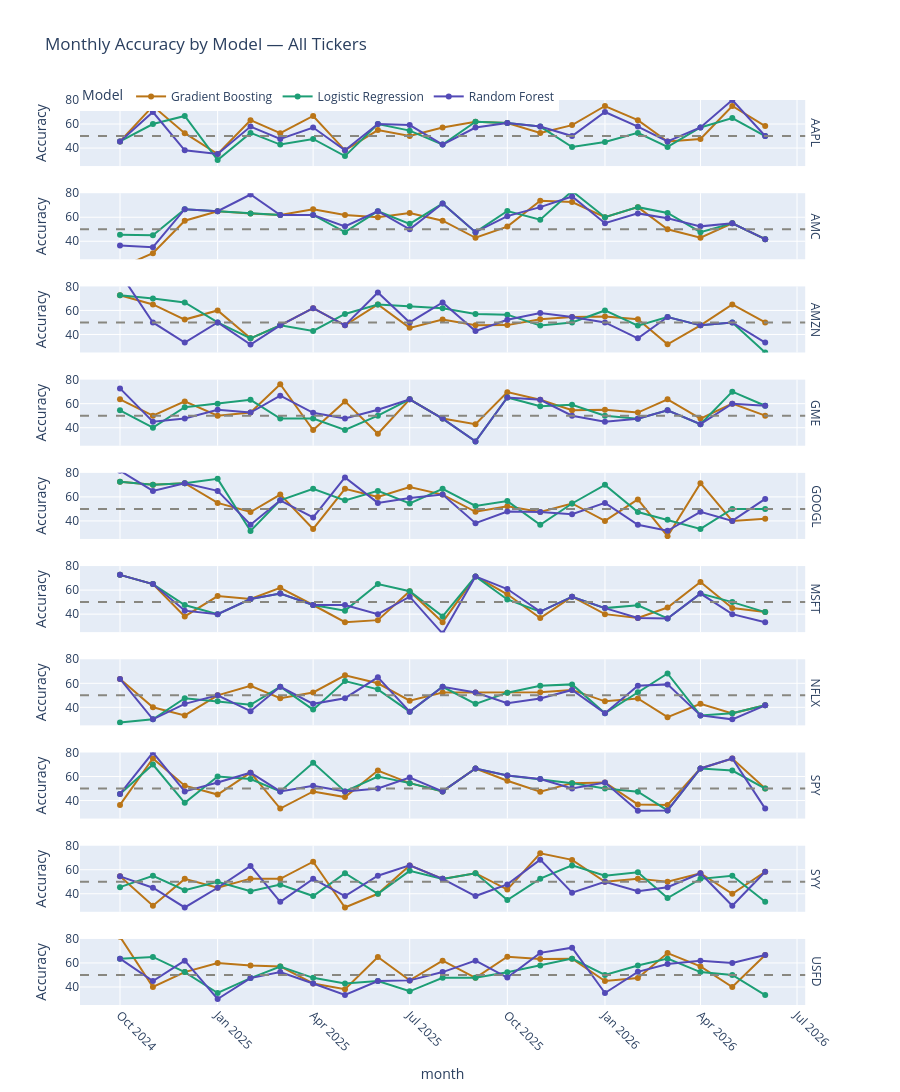

Here is the notebook cell this chart was saved with:
### Markdown cell above
### 3d. Monthly Accuracy — All Tickers

### Code cell
monthly_all = (
    df.groupby(["ticker", "month", "model"])["correct"]
    .mean()
    .mul(100)
    .round(1)
    .reset_index()
    .rename(columns={"correct": "Accuracy", "model": "Model", "ticker": "Ticker"})
)
monthly_all["Model"] = monthly_all["Model"].map(MODEL_LABELS)

fig = px.line(
    monthly_all, x="month", y="Accuracy",
    color="Model", facet_row="Ticker",
    color_discrete_map={MODEL_LABELS[k]: v for k,v in MODEL_COLORS.items()},
    title="Monthly Accuracy by Model — All Tickers",
    markers=True, height=300 * len(TICKERS)
)
fig.add_hline(y=50, line_dash="dash", line_color="#888780")
fig.update_layout(hovermode="x unified", legend=dict(orientation="h", y=1.02))
fig.update_xaxes(tickangle=45)
fig.update_yaxes(range=[25, 80])
fig.for_each_annotation(lambda a: a.update(text=a.text.split("=")[-1]))
fig.show()

### Figure 1 — Plotly figure (JSON) as saved in the notebook; plotly's stock layout.template omitted (floating-point values rounded to 4 significant figures)
{"data": [{"hovertemplate": "Model=Gradient Boosting<br>Ticker=AAPL<br>month=%{x}<br>Accuracy=%{y}<extra></extra>", "legendgroup": "Gradient Boosting", "line": {"color": "#BA7517", "dash": "solid"}, "marker": {"symbol": "circle"}, "mode": "lines+markers", "name": "Gradient Boosting", "orientation": "v", "showlegend": true, "type": "scatter", "x": ["2024-10", "2024-11", "2024-12", "2025-01", "2025-02", "2025-03", "2025-04", "2025-05", "2025-06", "2025-07", "2025-08", "2025-09", "2025-10", "2025-11", "2025-12", "2026-01", "2026-02", "2026-03", "2026-04", "2026-05", "2026-06"], "xaxis": "x10", "y": [45.5, 75.0, 52.4, 35.0, 63.2, 52.4, 66.7, 38.1, 55.0, 50.0, 57.1, 61.9, 60.9, 52.6, 59.1, 75.0, 63.2, 45.5, 47.6, 75.0, 58.3], "yaxis": "y10"}, {"hovertemplate": "Model=Gradient Boosting<br>Ticker=AMC<br>month=%{x}<br>Accuracy=%{y}<extra></extra>", "legendgroup": "Gradient Boosting", "line": {"color": "#BA7517", "dash": "solid"}, "marker": {"symbol": "circle"}, "mode": "lines+markers", "name": "Gradient Boosting", "orientation": "v", "showlegend": false, "type": "scatter", "x": ["2024-10", "2024-11", "2024-12", "2025-01", "2025-02", "2025-03", "2025-04", "2025-05", "2025-06", "2025-07", "2025-08", "2025-09", "2025-10", "2025-11", "2025-12", "2026-01", "2026-02", "2026-03", "2026-04", "2026-05", "2026-06"], "xaxis": "x9", "y": [18.2, 30.0, 57.1, 65.0, 63.2, 61.9, 66.7, 61.9, 60.0, 63.6, 57.1, 42.9, 52.2, 73.7, 72.7, 60.0, 68.4, 50.0, 42.9, 55.0, 41.7], "yaxis": "y9"}, {"hovertemplate": "Model=Gradient Boosting<br>Ticker=AMZN<br>month=%{x}<br>Accuracy=%{y}<extra></extra>", "legendgroup": "Gradient Boosting", "line": {"color": "#BA7517", "dash": "solid"}, "marker": {"symbol": "circle"}, "mode": "lines+markers", "name": "Gradient Boosting", "orientation": "v", "showlegend": false, "type": "scatter", "x": ["2024-10", "2024-11", "2024-12", "2025-01", "2025-02", "2025-03", "2025-04", "2025-05", "2025-06", "2025-07", "2025-08", "2025-09", "2025-10", "2025-11", "2025-12", "2026-01", "2026-02", "2026-03", "2026-04", "2026-05", "2026-06"], "xaxis": "x8", "y": [72.7, 65.0, 52.4, 60.0, 36.8, 47.6, 61.9, 47.6, 65.0, 45.5, 52.4, 47.6, 47.8, 52.6, 54.5, 55.0, 52.6, 31.8, 47.6, 65.0, 50.0], "yaxis": "y8"}, {"hovertemplate": "Model=Gradient Boosting<br>Ticker=GME<br>month=%{x}<br>Accuracy=%{y}<extra></extra>", "legendgroup": "Gradient Boosting", "line": {"color": "#BA7517", "dash": "solid"}, "marker": {"symbol": "circle"}, "mode": "lines+markers", "name": "Gradient Boosting", "orientation": "v", "showlegend": false, "type": "scatter", "x": ["2024-10", "2024-11", "2024-12", "2025-01", "2025-02", "2025-03", "2025-04", "2025-05", "2025-06", "2025-07", "2025-08", "2025-09", "2025-10", "2025-11", "2025-12", "2026-01", "2026-02", "2026-03", "2026-04", "2026-05", "2026-06"], "xaxis": "x7", "y": [63.6, 50.0, 61.9, 50.0, 52.6, 76.2, 38.1, 61.9, 35.0, 63.6, 47.6, 42.9, 69.6, 63.2, 54.5, 55.0, 52.6, 63.6, 47.6, 60.0, 50.0], "yaxis": "y7"}, {"hovertemplate": "Model=Gradient Boosting<br>Ticker=GOOGL<br>month=%{x}<br>Accuracy=%{y}<extra></extra>", "legendgroup": "Gradient Boosting", "line": {"color": "#BA7517", "dash": "solid"}, "marker": {"symbol": "circle"}, "mode": "lines+markers", "name": "Gradient Boosting", "orientation": "v", "showlegend": false, "type": "scatter", "x": ["2024-10", "2024-11", "2024-12", "2025-01", "2025-02", "2025-03", "2025-04", "2025-05", "2025-06", "2025-07", "2025-08", "2025-09", "2025-10", "2025-11", "2025-12", "2026-01", "2026-02", "2026-03", "2026-04", "2026-05", "2026-06"], "xaxis": "x6", "y": [72.7, 70.0, 71.4, 55.0, 47.4, 61.9, 33.3, 66.7, 60.0, 68.2, 61.9, 47.6, 52.2, 47.4, 54.5, 40.0, 57.9, 27.3, 71.4, 40.0, 41.7], "yaxis": "y6"}, {"hovertemplate": "Model=Gradient Boosting<br>Ticker=MSFT<br>month=%{x}<br>Accuracy=%{y}<extra></extra>", "legendgroup": "Gradient Boosting", "line": {"color": "#BA7517", "dash": "solid"}, "marker": {"symbol": "circle"}, "mode": "lines+markers", "name": "Gradient Boosting", "orientation": "v", "showlegend": false, "type": "scatter", "x": ["2024-10", "2024-11", "2024-12", "2025-01", "2025-02", "2025-03", "2025-04", "2025-05", "2025-06", "2025-07", "2025-08", "2025-09", "2025-10", "2025-11", "2025-12", "2026-01", "2026-02", "2026-03", "2026-04", "2026-05", "2026-06"], "xaxis": "x5", "y": [72.7, 65.0, 38.1, 55.0, 52.6, 61.9, 47.6, 33.3, 35.0, 59.1, 33.3, 71.4, 56.5, 36.8, 54.5, 40.0, 36.8, 45.5, 66.7, 45.0, 41.7], "yaxis": "y5"}, {"hovertemplate": "Model=Gradient Boosting<br>Ticker=NFLX<br>month=%{x}<br>Accuracy=%{y}<extra></extra>", "legendgroup": "Gradient Boosting", "line": {"color": "#BA7517", "dash": "solid"}, "marker": {"symbol": "circle"}, "mode": "lines+markers", "name": "Gradient Boosting", "orientation": "v", "showlegend": false, "type": "scatter", "x": ["2024-10", "2024-11", "2024-12", "2025-01", "2025-02", "2025-03", "2025-04", "2025-05", "2025-06", "2025-07", "2025-08", "2025-09", "2025-10", "2025-11", "2025-12", "2026-01", "2026-02", "2026-03", "2026-04", "2026-05", "2026-06"], "xaxis": "x4", "y": [63.6, 40.0, 33.3, 50.0, 57.9, 47.6, 52.4, 66.7, 60.0, 45.5, 52.4, 52.4, 52.2, 52.6, 54.5, 45.0, 47.4, 31.8, 42.9, 35.0, 41.7], "yaxis": "y4"}, {"hovertemplate": "Model=Gradient Boosting<br>Ticker=SPY<br>month=%{x}<br>Accuracy=%{y}<extra></extra>", "legendgroup": "Gradient Boosting", "line": {"color": "#BA7517", "dash": "solid"}, "marker": {"symbol": "circle"}, "mode": "lines+markers", "name": "Gradient Boosting", "orientation": "v", "showlegend": false, "type": "scatter", "x": ["2024-10", "2024-11", "2024-12", "2025-01", "2025-02", "2025-03", "2025-04", "2025-05", "2025-06", "2025-07", "2025-08", "2025-09", "2025-10", "2025-11", "2025-12", "2026-01", "2026-02", "2026-03", "2026-04", "2026-05", "2026-06"], "xaxis": "x3", "y": [36.4, 75.0, 52.4, 45.0, 63.2, 33.3, 47.6, 42.9, 65.0, 54.5, 47.6, 66.7, 56.5, 47.4, 54.5, 55.0, 36.8, 36.4, 66.7, 75.0, 50.0], "yaxis": "y3"}, {"hovertemplate": "Model=Gradient Boosting<br>Ticker=SYY<br>month=%{x}<br>Accuracy=%{y}<extra></extra>", "legendgroup": "Gradient Boosting", "line": {"color": "#BA7517", "dash": "solid"}, "marker": {"symbol": "circle"}, "mode": "lines+markers", "name": "Gradient Boosting", "orientation": "v", "showlegend": false, "type": "scatter", "x": ["2024-10", "2024-11", "2024-12", "2025-01", "2025-02", "2025-03", "2025-04", "2025-05", "2025-06", "2025-07", "2025-08", "2025-09", "2025-10", "2025-11", "2025-12", "2026-01", "2026-02", "2026-03", "2026-04", "2026-05", "2026-06"], "xaxis": "x2", "y": [54.5, 30.0, 52.4, 45.0, 52.6, 52.4, 66.7, 28.6, 40.0, 63.6, 52.4, 57.1, 43.5, 73.7, 68.2, 50.0, 52.6, 50.0, 57.1, 40.0, 58.3], "yaxis": "y2"}, {"hovertemplate": "Model=Gradient Boosting<br>Ticker=USFD<br>month=%{x}<br>Accuracy=%{y}<extra></extra>", "legendgroup": "Gradient Boosting", "line": {"color": "#BA7517", "dash": "solid"}, "marker": {"symbol": "circle"}, "mode": "lines+markers", "name": "Gradient Boosting", "orientation": "v", "showlegend": false, "type": "scatter", "x": ["2024-10", "2024-11", "2024-12", "2025-01", "2025-02", "2025-03", "2025-04", "2025-05", "2025-06", "2025-07", "2025-08", "2025-09", "2025-10", "2025-11", "2025-12", "2026-01", "2026-02", "2026-03", "2026-04", "2026-05", "2026-06"], "xaxis": "x", "y": [81.8, 40.0, 52.4, 60.0, 57.9, 57.1, 42.9, 38.1, 65.0, 45.5, 61.9, 47.6, 65.2, 63.2, 63.6, 45.0, 47.4, 68.2, 57.1, 40.0, 66.7], "yaxis": "y"}, {"hovertemplate": "Model=Logistic Regression<br>Ticker=AAPL<br>month=%{x}<br>Accuracy=%{y}<extra></extra>", "legendgroup": "Logistic Regression", "line": {"color": "#1D9E75", "dash": "solid"}, "marker": {"symbol": "circle"}, "mode": "lines+markers", "name": "Logistic Regression", "orientation": "v", "showlegend": true, "type": "scatter", "x": ["2024-10", "2024-11", "2024-12", "2025-01", "2025-02", "2025-03", "2025-04", "2025-05", "2025-06", "2025-07", "2025-08", "2025-09", "2025-10", "2025-11", "2025-12", "2026-01", "2026-02", "2026-03", "2026-04", "2026-05", "2026-06"], "xaxis": "x10", "y": [45.5, 60.0, 66.7, 30.0, 52.6, 42.9, 47.6, 33.3, 60.0, 54.5, 42.9, 61.9, 60.9, 57.9, 40.9, 45.0, 52.6, 40.9, 57.1, 65.0, 50.0], "yaxis": "y10"}, {"hovertemplate": "Model=Logistic Regression<br>Ticker=AMC<br>month=%{x}<br>Accuracy=%{y}<extra></extra>", "legendgroup": "Logistic Regression", "line": {"color": "#1D9E75", "dash": "solid"}, "marker": {"symbol": "circle"}, "mode": "lines+markers", "name": "Logistic Regression", "orientation": "v", "showlegend": false, "type": "scatter", "x": ["2024-10", "2024-11", "2024-12", "2025-01", "2025-02", "2025-03", "2025-04", "2025-05", "2025-06", "2025-07", "2025-08", "2025-09", "2025-10", "2025-11", "2025-12", "2026-01", "2026-02", "2026-03", "2026-04", "2026-05", "2026-06"], "xaxis": "x9", "y": [45.5, 45.0, 66.7, 65.0, 63.2, 61.9, 61.9, 47.6, 65.0, 54.5, 71.4, 47.6, 65.2, 57.9, 81.8, 60.0, 68.4, 63.6, 47.6, 55.0, 41.7], "yaxis": "y9"}, {"hovertemplate": "Model=Logistic Regression<br>Ticker=AMZN<br>month=%{x}<br>Accuracy=%{y}<extra></extra>", "legendgroup": "Logistic Regression", "line": {"color": "#1D9E75", "dash": "solid"}, "marker": {"symbol": "circle"}, "mode": "lines+markers", "name": "Logistic Regression", "orientation": "v", "showlegend": false, "type": "scatter", "x": ["2024-10", "2024-11", "2024-12", "2025-01", "2025-02", "2025-03", "2025-04", "2025-05", "2025-06", "2025-07", "2025-08", "2025-09", "2025-10", "2025-11", "2025-12", "2026-01", "2026-02", "2026-03", "2026-04", "2026-05", "2026-06"], "xaxis": "x8", "y": [72.7, 70.0, 66.7, 50.0, 36.8, 47.6, 42.9, 57.1, 65.0, 63.6, 61.9, 57.1, 56.5, 47.4, 50.0, 60.0, 47.4, 54.5, 47.6, 50.0, 25.0], "yaxis": "y8"}, {"hovertemplate": "Model=Logistic Regression<br>Ticker=GME<br>month=%{x}<br>Accuracy=%{y}<extra></extra>", "legendgroup": "Logistic Regression", "line": {"color": "#1D9E75", "dash": "solid"}, "marker": {"symbol": "circle"}, "mode": "lines+markers", "name": "Logistic Regression", "orientation": "v", "showlegend": false, "type": "scatter", "x": ["2024-10", "2024-11", "2024-12", "2025-01", "2025-02", "2025-03", "2025-04", "2025-05", "2025-06", "2025-07", "2025-08", "2025-09", "2025-10", "2025-11", "2025-12", "2026-01", "2026-02", "2026-03", "2026-04", "2026-05", "2026-06"], "xaxis": "x7", "y": [54.5, 40.0, 57.1, 60.0, 63.2, 47.6, 47.6, 38.1, 50.0, 63.6, 47.6, 28.6, 65.2, 57.9, 59.1, 50.0, 47.4, 54.5, 42.9, 70.0, 58.3], "yaxis": "y7"}, {"hovertemplate": "Model=Logistic Regression<br>Ticker=GOOGL<br>month=%{x}<br>Accuracy=%{y}<extra></extra>", "legendgroup": "Logistic Regression", "line": {"color": "#1D9E75", "dash": "solid"}, "marker": {"symbol": "circle"}, "mode": "lines+markers", "name": "Logistic Regression", "orientation": "v", "showlegend": false, "type": "scatter", "x": ["2024-10", "2024-11", "2024-12", "2025-01", "2025-02", "2025-03", "2025-04", "2025-05", "2025-06", "2025-07", "2025-08", "2025-09", "2025-10", "2025-11", "2025-12", "2026-01", "2026-02", "2026-03", "2026-04", "2026-05", "2026-06"], "xaxis": "x6", "y": [72.7, 70.0, 71.4, 75.0, 31.6, 57.1, 66.7, 57.1, 65.0, 54.5, 66.7, 52.4, 56.5, 36.8, 54.5, 70.0, 47.4, 40.9, 33.3, 50.0, 50.0], "yaxis": "y6"}, {"hovertemplate": "Model=Logistic Regression<br>Ticker=MSFT<br>month=%{x}<br>Accuracy=%{y}<extra></extra>", "legendgroup": "Logistic Regression", "line": {"color": "#1D9E75", "dash": "solid"}, "marker": {"symbol": "circle"}, "mode": "lines+markers", "name": "Logistic Regression", "orientation": "v", "showlegend": false, "type": "scatter", "x": ["2024-10", "2024-11", "2024-12", "2025-01", "2025-02", "2025-03", "2025-04", "2025-05", "2025-06", "2025-07", "2025-08", "2025-09", "2025-10", "2025-11", "2025-12", "2026-01", "2026-02", "2026-03", "2026-04", "2026-05", "2026-06"], "xaxis": "x5", "y": [72.7, 65.0, 47.6, 40.0, 52.6, 57.1, 47.6, 42.9, 65.0, 59.1, 38.1, 71.4, 52.2, 42.1, 54.5, 45.0, 47.4, 36.4, 57.1, 50.0, 41.7], "yaxis": "y5"}, {"hovertemplate": "Model=Logistic Regression<br>Ticker=NFLX<br>month=%{x}<br>Accuracy=%{y}<extra></extra>", "legendgroup": "Logistic Regression", "line": {"color": "#1D9E75", "dash": "solid"}, "marker": {"symbol": "circle"}, "mode": "lines+markers", "name": "Logistic Regression", "orientation": "v", "showlegend": false, "type": "scatter", "x": ["2024-10", "2024-11", "2024-12", "2025-01", "2025-02", "2025-03", "2025-04", "2025-05", "2025-06", "2025-07", "2025-08", "2025-09", "2025-10", "2025-11", "2025-12", "2026-01", "2026-02", "2026-03", "2026-04", "2026-05", "2026-06"], "xaxis": "x4", "y": [27.3, 30.0, 47.6, 45.0, 42.1, 57.1, 38.1, 61.9, 55.0, 36.4, 57.1, 42.9, 52.2, 57.9, 59.1, 35.0, 52.6, 68.2, 33.3, 35.0, 41.7], "yaxis": "y4"}, {"hovertemplate": "Model=Logistic Regression<br>Ticker=SPY<br>month=%{x}<br>Accuracy=%{y}<extra></extra>", "legendgroup": "Logistic Regression", "line": {"color": "#1D9E75", "dash": "solid"}, "marker": {"symbol": "circle"}, "mode": "lines+markers", "name": "Logistic Regression", "orientation": "v", "showlegend": false, "type": "scatter", "x": ["2024-10", "2024-11", "2024-12", "2025-01", "2025-02", "2025-03", "2025-04", "2025-05", "2025-06", "2025-07", "2025-08", "2025-09", "2025-10", "2025-11", "2025-12", "2026-01", "2026-02", "2026-03", "2026-04", "2026-05", "2026-06"], "xaxis": "x3", "y": [45.5, 70.0, 38.1, 60.0, 57.9, 47.6, 71.4, 47.6, 60.0, 54.5, 47.6, 66.7, 60.9, 57.9, 54.5, 50.0, 47.4, 31.8, 66.7, 65.0, 50.0], "yaxis": "y3"}, {"hovertemplate": "Model=Logistic Regression<br>Ticker=SYY<br>month=%{x}<br>Accuracy=%{y}<extra></extra>", "legendgroup": "Logistic Regression", "line": {"color": "#1D9E75", "dash": "solid"}, "marker": {"symbol": "circle"}, "mode": "lines+markers", "name": "Logistic Regression", "orientation": "v", "showlegend": false, "type": "scatter", "x": ["2024-10", "2024-11", "2024-12", "2025-01", "2025-02", "2025-03", "2025-04", "2025-05", "2025-06", "2025-07", "2025-08", "2025-09", "2025-10", "2025-11", "2025-12", "2026-01", "2026-02", "2026-03", "2026-04", "2026-05", "2026-06"], "xaxis": "x2", "y": [45.5, 55.0, 42.9, 50.0, 42.1, 47.6, 38.1, 57.1, 40.0, 59.1, 52.4, 57.1, 34.8, 52.6, 63.6, 55.0, 57.9, 36.4, 52.4, 55.0, 33.3], "yaxis": "y2"}, {"hovertemplate": "Model=Logistic Regression<br>Ticker=USFD<br>month=%{x}<br>Accuracy=%{y}<extra></extra>", "legendgroup": "Logistic Regression", "line": {"color": "#1D9E75", "dash": "solid"}, "marker": {"symbol": "circle"}, "mode": "lines+markers", "name": "Logistic Regression", "orientation": "v", "showlegend": false, "type": "scatter", "x": ["2024-10", "2024-11", "2024-12", "2025-01", "2025-02", "2025-03", "2025-04", "2025-05", "2025-06", "2025-07", "2025-08", "2025-09", "2025-10", "2025-11", "2025-12", "2026-01", "2026-02", "2026-03", "2026-04", "2026-05", "2026-06"], "xaxis": "x", "y": [63.6, 65.0, 52.4, 35.0, 47.4, 57.1, 47.6, 42.9, 45.0, 36.4, 47.6, 47.6, 52.2, 57.9, 63.6, 50.0, 57.9, 63.6, 52.4, 50.0, 33.3], "yaxis": "y"}, {"hovertemplate": "Model=Random Forest<br>Ticker=AAPL<br>month=%{x}<br>Accuracy=%{y}<extra></extra>", "legendgroup": "Random Forest", "line": {"color": "#534AB7", "dash": "solid"}, "marker": {"symbol": "circle"}, "mode": "lines+markers", "name": "Random Forest", "orientation": "v", "showlegend": true, "type": "scatter", "x": ["2024-10", "2024-11", "2024-12", "2025-01", "2025-02", "2025-03", "2025-04", "2025-05", "2025-06", "2025-07", "2025-08", "2025-09", "2025-10", "2025-11", "2025-12", "2026-01", "2026-02", "2026-03", "2026-04", "2026-05", "2026-06"], "xaxis": "x10", "y": [45.5, 70.0, 38.1, 35.0, 57.9, 47.6, 57.1, 38.1, 60.0, 59.1, 42.9, 57.1, 60.9, 57.9, 50.0, 70.0, 57.9, 45.5, 57.1, 80.0, 50.0], "yaxis": "y10"}, {"hovertemplate": "Model=Random Forest<br>Ticker=AMC<br>month=%{x}<br>Accuracy=%{y}<extra></extra>", "legendgroup": "Random Forest", "line": {"color": "#534AB7", "dash": "solid"}, "marker": {"symbol": "circle"}, "mode": "lines+markers", "name": "Random Forest", "orientation": "v", "showlegend": false, "type": "scatter", "x": ["2024-10", "2024-11", "2024-12", "2025-01", "2025-02", "2025-03", "2025-04", "2025-05", "2025-06", "2025-07", "2025-08", "2025-09", "2025-10", "2025-11", "2025-12", "2026-01", "2026-02", "2026-03", "2026-04", "2026-05", "2026-06"], "xaxis": "x9", "y": [36.4, 35.0, 66.7, 65.0, 78.9, 61.9, 61.9, 52.4, 65.0, 50.0, 71.4, 47.6, 60.9, 68.4, 77.3, 55.0, 63.2, 59.1, 52.4, 55.0, 41.7], "yaxis": "y9"}, {"hovertemplate": "Model=Random Forest<br>Ticker=AMZN<br>month=%{x}<br>Accuracy=%{y}<extra></extra>", "legendgroup": "Random Forest", "line": {"color": "#534AB7", "dash": "solid"}, "marker": {"symbol": "circle"}, "mode": "lines+markers", "name": "Random Forest", "orientation": "v", "showlegend": false, "type": "scatter", "x": ["2024-10", "2024-11", "2024-12", "2025-01", "2025-02", "2025-03", "2025-04", "2025-05", "2025-06", "2025-07", "2025-08", "2025-09", "2025-10", "2025-11", "2025-12", "2026-01", "2026-02", "2026-03", "2026-04", "2026-05", "2026-06"], "xaxis": "x8", "y": [90.9, 50.0, 33.3, 50.0, 31.6, 47.6, 61.9, 47.6, 75.0, 50.0, 66.7, 42.9, 52.2, 57.9, 54.5, 50.0, 36.8, 54.5, 47.6, 50.0, 33.3], "yaxis": "y8"}, {"hovertemplate": "Model=Random Forest<br>Ticker=GME<br>month=%{x}<br>Accuracy=%{y}<extra></extra>", "legendgroup": "Random Forest", "line": {"color": "#534AB7", "dash": "solid"}, "marker": {"symbol": "circle"}, "mode": "lines+markers", "name": "Random Forest", "orientation": "v", "showlegend": false, "type": "scatter", "x": ["2024-10", "2024-11", "2024-12", "2025-01", "2025-02", "2025-03", "2025-04", "2025-05", "2025-06", "2025-07", "2025-08", "2025-09", "2025-10", "2025-11", "2025-12", "2026-01", "2026-02", "2026-03", "2026-04", "2026-05", "2026-06"], "xaxis": "x7", "y": [72.7, 45.0, 47.6, 55.0, 52.6, 66.7, 52.4, 47.6, 55.0, 63.6, 47.6, 28.6, 65.2, 63.2, 50.0, 45.0, 47.4, 54.5, 42.9, 60.0, 58.3], "yaxis": "y7"}, {"hovertemplate": "Model=Random Forest<br>Ticker=GOOGL<br>month=%{x}<br>Accuracy=%{y}<extra></extra>", "legendgroup": "Random Forest", "line": {"color": "#534AB7", "dash": "solid"}, "marker": {"symbol": "circle"}, "mode": "lines+markers", "name": "Random Forest", "orientation": "v", "showlegend": false, "type": "scatter", "x": ["2024-10", "2024-11", "2024-12", "2025-01", "2025-02", "2025-03", "2025-04", "2025-05", "2025-06", "2025-07", "2025-08", "2025-09", "2025-10", "2025-11", "2025-12", "2026-01", "2026-02", "2026-03", "2026-04", "2026-05", "2026-06"], "xaxis": "x6", "y": [81.8, 65.0, 71.4, 65.0, 36.8, 57.1, 42.9, 76.2, 55.0, 59.1, 61.9, 38.1, 47.8, 47.4, 45.5, 55.0, 36.8, 31.8, 47.6, 40.0, 58.3], "yaxis": "y6"}, {"hovertemplate": "Model=Random Forest<br>Ticker=MSFT<br>month=%{x}<br>Accuracy=%{y}<extra></extra>", "legendgroup": "Random Forest", "line": {"color": "#534AB7", "dash": "solid"}, "marker": {"symbol": "circle"}, "mode": "lines+markers", "name": "Random Forest", "orientation": "v", "showlegend": false, "type": "scatter", "x": ["2024-10", "2024-11", "2024-12", "2025-01", "2025-02", "2025-03", "2025-04", "2025-05", "2025-06", "2025-07", "2025-08", "2025-09", "2025-10", "2025-11", "2025-12", "2026-01", "2026-02", "2026-03", "2026-04", "2026-05", "2026-06"], "xaxis": "x5", "y": [72.7, 65.0, 42.9, 40.0, 52.6, 57.1, 47.6, 47.6, 40.0, 54.5, 23.8, 71.4, 60.9, 42.1, 54.5, 45.0, 36.8, 36.4, 57.1, 40.0, 33.3], "yaxis": "y5"}, {"hovertemplate": "Model=Random Forest<br>Ticker=NFLX<br>month=%{x}<br>Accuracy=%{y}<extra></extra>", "legendgroup": "Random Forest", "line": {"color": "#534AB7", "dash": "solid"}, "marker": {"symbol": "circle"}, "mode": "lines+markers", "name": "Random Forest", "orientation": "v", "showlegend": false, "type": "scatter", "x": ["2024-10", "2024-11", "2024-12", "2025-01", "2025-02", "2025-03", "2025-04", "2025-05", "2025-06", "2025-07", "2025-08", "2025-09", "2025-10", "2025-11", "2025-12", "2026-01", "2026-02", "2026-03", "2026-04", "2026-05", "2026-06"], "xaxis": "x4", "y": [63.6, 30.0, 42.9, 50.0, 36.8, 57.1, 42.9, 47.6, 65.0, 36.4, 57.1, 52.4, 43.5, 47.4, 54.5, 35.0, 57.9, 59.1, 33.3, 30.0, 41.7], "yaxis": "y4"}, {"hovertemplate": "Model=Random Forest<br>Ticker=SPY<br>month=%{x}<br>Accuracy=%{y}<extra></extra>", "legendgroup": "Random Forest", "line": {"color": "#534AB7", "dash": "solid"}, "marker": {"symbol": "circle"}, "mode": "lines+markers", "name": "Random Forest", "orientation": "v", "showlegend": false, "type": "scatter", "x": ["2024-10", "2024-11", "2024-12", "2025-01", "2025-02", "2025-03", "2025-04", "2025-05", "2025-06", "2025-07", "2025-08", "2025-09", "2025-10", "2025-11", "2025-12", "2026-01", "2026-02", "2026-03", "2026-04", "2026-05", "2026-06"], "xaxis": "x3", "y": [45.5, 80.0, 47.6, 55.0, 63.2, 47.6, 52.4, 47.6, 50.0, 59.1, 47.6, 66.7, 60.9, 57.9, 50.0, 55.0, 31.6, 31.8, 66.7, 75.0, 33.3], "yaxis": "y3"}, {"hovertemplate": "Model=Random Forest<br>Ticker=SYY<br>month=%{x}<br>Accuracy=%{y}<extra></extra>", "legendgroup": "Random Forest", "line": {"color": "#534AB7", "dash": "solid"}, "marker": {"symbol": "circle"}, "mode": "lines+markers", "name": "Random Forest", "orientation": "v", "showlegend": false, "type": "scatter", "x": ["2024-10", "2024-11", "2024-12", "2025-01", "2025-02", "2025-03", "2025-04", "2025-05", "2025-06", "2025-07", "2025-08", "2025-09", "2025-10", "2025-11", "2025-12", "2026-01", "2026-02", "2026-03", "2026-04", "2026-05", "2026-06"], "xaxis": "x2", "y": [54.5, 45.0, 28.6, 45.0, 63.2, 33.3, 52.4, 38.1, 55.0, 63.6, 52.4, 38.1, 47.8, 68.4, 40.9, 50.0, 42.1, 45.5, 57.1, 30.0, 58.3], "yaxis": "y2"}, {"hovertemplate": "Model=Random Forest<br>Ticker=USFD<br>month=%{x}<br>Accuracy=%{y}<extra></extra>", "legendgroup": "Random Forest", "line": {"color": "#534AB7", "dash": "solid"}, "marker": {"symbol": "circle"}, "mode": "lines+markers", "name": "Random Forest", "orientation": "v", "showlegend": false, "type": "scatter", "x": ["2024-10", "2024-11", "2024-12", "2025-01", "2025-02", "2025-03", "2025-04", "2025-05", "2025-06", "2025-07", "2025-08", "2025-09", "2025-10", "2025-11", "2025-12", "2026-01", "2026-02", "2026-03", "2026-04", "2026-05", "2026-06"], "xaxis": "x", "y": [63.6, 45.0, 61.9, 30.0, 47.4, 52.4, 42.9, 33.3, 45.0, 45.5, 52.4, 61.9, 47.8, 68.4, 72.7, 35.0, 52.6, 59.1, 61.9, 60.0, 66.7], "yaxis": "y"}], "layout": {"annotations": [{"showarrow": false, "text": "USFD", "textangle": 90, "x": 0.98, "xanchor": "left", "xref": "paper", "y": 0.0365, "yanchor": "middle", "yref": "paper"}, {"showarrow": false, "text": "SYY", "textangle": 90, "x": 0.98, "xanchor": "left", "xref": "paper", "y": 0.1395, "yanchor": "middle", "yref": "paper"}, {"showarrow": false, "text": "SPY", "textangle": 90, "x": 0.98, "xanchor": "left", "xref": "paper", "y": 0.2425, "yanchor": "middle", "yref": "paper"}, {"showarrow": false, "text": "NFLX", "textangle": 90, "x": 0.98, "xanchor": "left", "xref": "paper", "y": 0.3455, "yanchor": "middle", "yref": "paper"}, {"showarrow": false, "text": "MSFT", "textangle": 90, "x": 0.98, "xanchor": "left", "xref": "paper", "y": 0.4485, "yanchor": "middle", "yref": "paper"}, {"showarrow": false, "text": "GOOGL", "textangle": 90, "x": 0.98, "xanchor": "left", "xref": "paper", "y": 0.5515, "yanchor": "middle", "yref": "paper"}, {"showarrow": false, "text": "GME", "textangle": 90, "x": 0.98, "xanchor": "left", "xref": "paper", "y": 0.6545, "yanchor": "middle", "yref": "paper"}, {"showarrow": false, "text": "AMZN", "textangle": 90, "x": 0.98, "xanchor": "left", "xref": "paper", "y": 0.7575, "yanchor": "middle", "yref": "paper"}, {"showarrow": false, "text": "AMC", "textangle": 90, "x": 0.98, "xanchor": "left", "xref": "paper", "y": 0.8605, "yanchor": "middle", "yref": "paper"}, {"showarrow": false, "text": "AAPL", "textangle": 90, "x": 0.98, "xanchor": "left", "xref": "paper", "y": 0.9635, "yanchor": "middle", "yref": "paper"}], "height": 3000, "hovermode": "x unified", "legend": {"orientation": "h", "title": {"text": "Model"}, "tracegroupgap": 0, "y": 1.02}, "shapes": [{"line": {"color": "#888780", "dash": "dash"}, "type": "line", "x0": 0, "x1": 1, "xref": "x domain", "y0": 50, "y1": 50, "yref": "y"}, {"line": {"color": "#888780", "dash": "dash"}, "type": "line", "x0": 0, "x1": 1, "xref": "x2 domain", "y0": 50, "y1": 50, "yref": "y2"}, {"line": {"color": "#888780", "dash": "dash"}, "type": "line", "x0": 0, "x1": 1, "xref": "x3 domain", "y0": 50, "y1": 50, "yref": "y3"}, {"line": {"color": "#888780", "dash": "dash"}, "type": "line", "x0": 0, "x1": 1, "xref": "x4 domain", "y0": 50, "y1": 50, "yref": "y4"}, {"line": {"color": "#888780", "dash": "dash"}, "type": "line", "x0": 0, "x1": 1, "xref": "x5 domain", "y0": 50, "y1": 50, "yref": "y5"}, {"line": {"color": "#888780", "dash": "dash"}, "type": "line", "x0": 0, "x1": 1, "xref": "x6 domain", "y0": 50, "y1": 50, "yref": "y6"}, {"line": {"color": "#888780", "dash": "dash"}, "type": "line", "x0": 0, "x1": 1, "xref": "x7 domain", "y0": 50, "y1": 50, "yref": "y7"}, {"line": {"color": "#888780", "dash": "dash"}, "type": "line", "x0": 0, "x1": 1, "xref": "x8 domain", "y0": 50, "y1": 50, "yref": "y8"}, {"line": {"color": "#888780", "dash": "dash"}, "type": "line", "x0": 0, "x1": 1, "xref": "x9 domain", "y0": 50, "y1": 50, "yref": "y9"}, {"line": {"color": "#888780", "dash": "dash"}, "type": "line", "x0": 0, "x1": 1, "xref": "x10 domain", "y0": 50, "y1": 50, "yref": "y10"}], "title": {"text": "Monthly Accuracy by Model — All Tickers"}, "xaxis": {"anchor": "y", "domain": [0, 0.98], "tickangle": 45, "title": {"text": "month"}}, "xaxis10": {"anchor": "y10", "domain": [0, 0.98], "matches": "x", "showticklabels": false, "tickangle": 45}, "xaxis2": {"anchor": "y2", "domain": [0, 0.98], "matches": "x", "showticklabels": false, "tickangle": 45}, "xaxis3": {"anchor": "y3", "domain": [0, 0.98], "matches": "x", "showticklabels": false, "tickangle": 45}, "xaxis4": {"anchor": "y4", "domain": [0, 0.98], "matches": "x", "showticklabels": false, "tickangle": 45}, "xaxis5": {"anchor": "y5", "domain": [0, 0.98], "matches": "x", "showticklabels": false, "tickangle": 45}, "xaxis6": {"anchor": "y6", "domain": [0, 0.98], "matches": "x", "showticklabels": false, "tickangle": 45}, "xaxis7": {"anchor": "y7", "domain": [0, 0.98], "matches": "x", "showticklabels": false, "tickangle": 45}, "xaxis8": {"anchor": "y8", "domain": [0, 0.98], "matches": "x", "showticklabels": false, "tickangle": 45}, "xaxis9": {"anchor": "y9", "domain": [0, 0.98], "matches": "x", "showticklabels": false, "tickangle": 45}, "yaxis": {"anchor": "x", "domain": [0, 0.073], "range": [25, 80], "title": {"text": "Accuracy"}}, "yaxis10": {"anchor": "x10", "domain": [0.927, 1.0], "matches": "y", "range": [25, 80], "title": {"text": "Accuracy"}}, "yaxis2": {"anchor": "x2", "domain": [0.103, 0.176], "matches": "y", "range": [25, 80], "title": {"text": "Accuracy"}}, "yaxis3": {"anchor": "x3", "domain": [0.206, 0.279], "matches": "y", "range": [25, 80], "title": {"text": "Accuracy"}}, "yaxis4": {"anchor": "x4", "domain": [0.309, 0.382], "matches": "y", "range": [25, 80], "title": {"text": "Accuracy"}}, "yaxis5": {"anchor": "x5", "domain": [0.412, 0.485], "matches": "y", "range": [25, 80], "title": {"text": "Accuracy"}}, "yaxis6": {"anchor": "x6", "domain": [0.515, 0.588], "matches": "y", "range": [25, 80], "title": {"text": "Accuracy"}}, "yaxis7": {"anchor": "x7", "domain": [0.618, 0.691], "matches": "y", "range": [25, 80], "title": {"text": "Accuracy"}}, "yaxis8": {"anchor": "x8", "domain": [0.721, 0.794], "matches": "y", "range": [25, 80], "title": {"text": "Accuracy"}}, "yaxis9": {"anchor": "x9", "domain": [0.824, 0.897], "matches": "y", "range": [25, 80], "title": {"text": "Accuracy"}}}}
